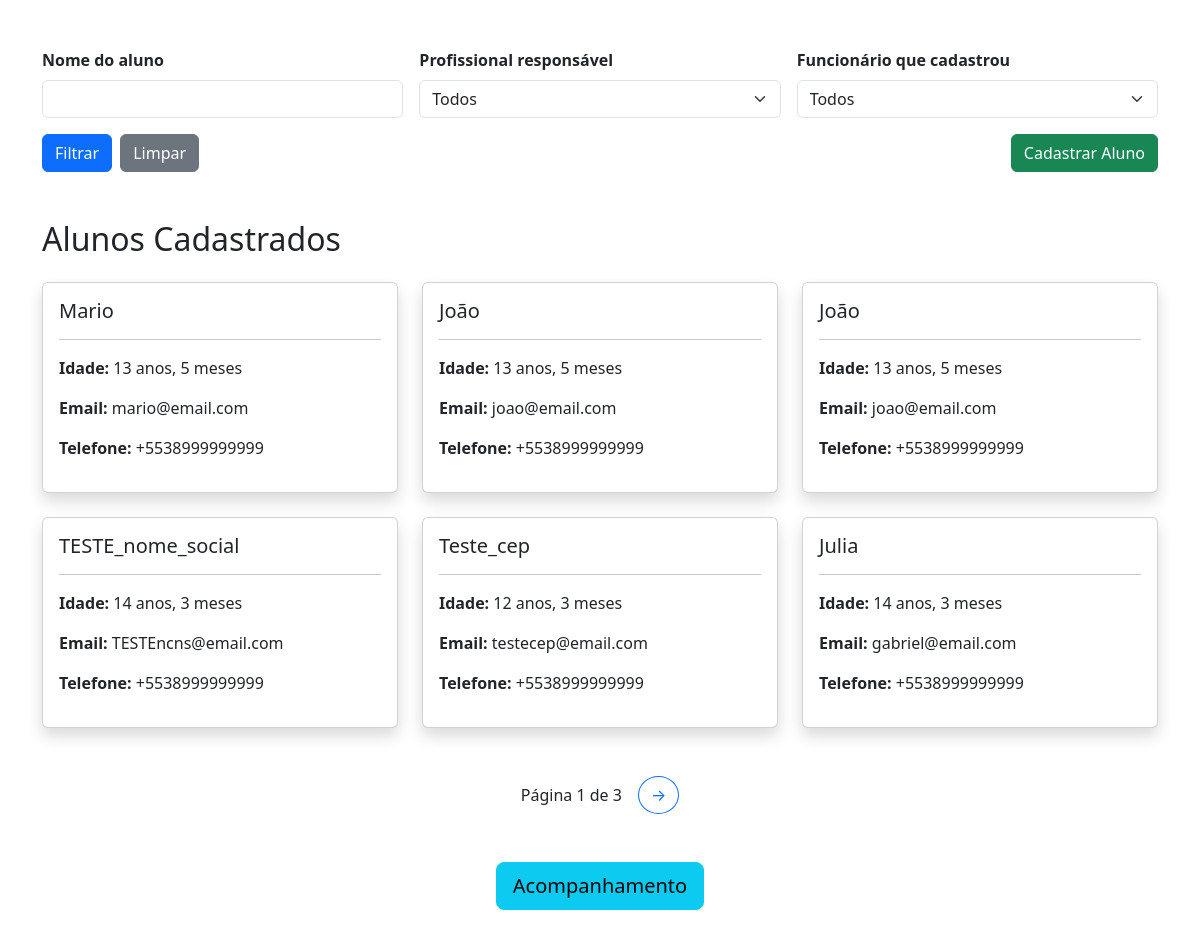
Page /dashboard/ (signed in) on the earlier database version.
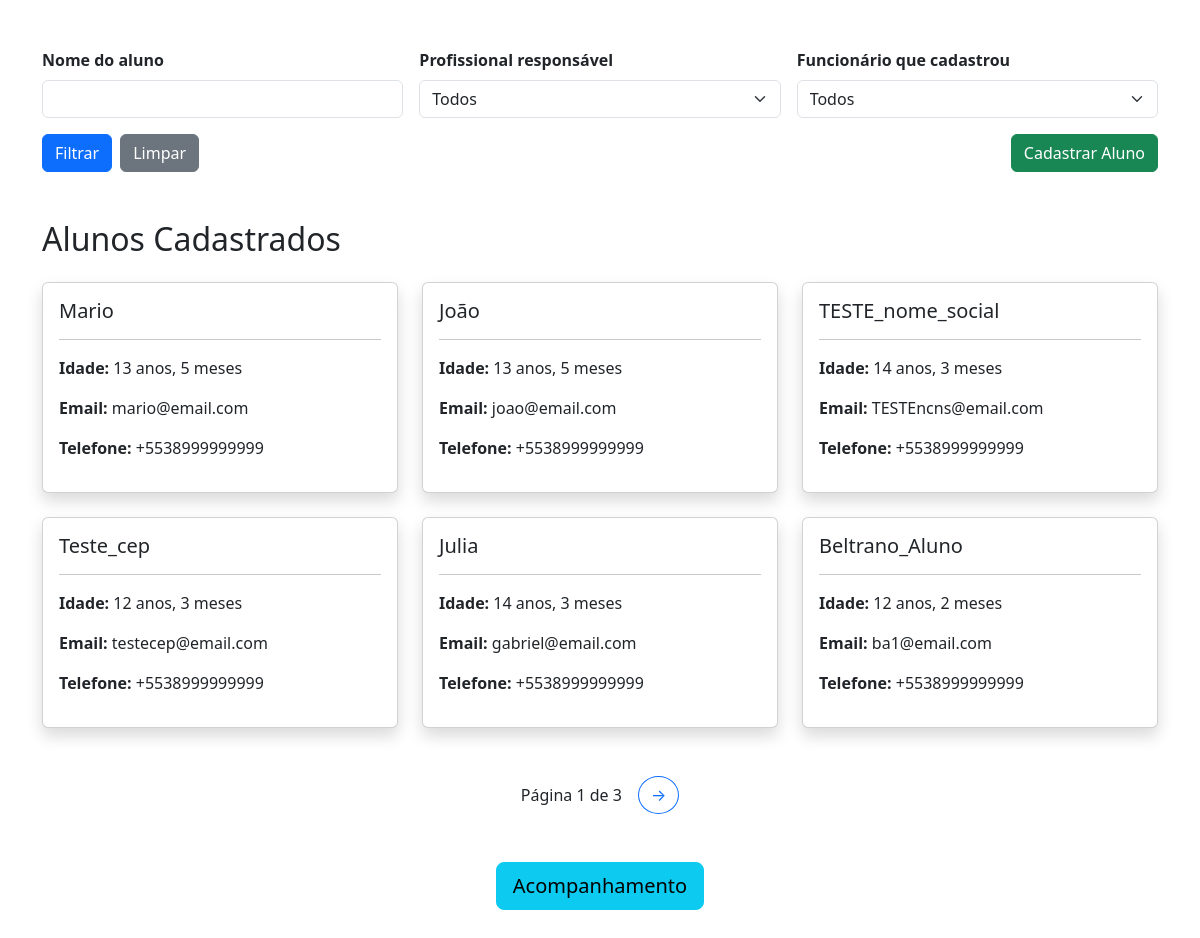
Same page on the later database version.
### dashboard/models.py (models this page shows, shortened)
class Aluno(models.Model):
    nome = models.CharField(max_length=200)
    nome_social = models.CharField(max_length=200, blank=True, null=True)
    email = models.EmailField()
    nome_responsavel = models.CharField(100)
    telefone = models.CharField(100, null=True)
    telefone_responsavel = models.CharField(100)
    data_nascimento = models.DateTimeField()
    profissional_ref = models.ForeignKey(Pessoa, on_delete=models.DO_NOTHING, null=True)
    turno_estuda = models.ForeignKey(TurnoEstuda, on_delete=models.DO_NOTHING, null=True)
    aprendizagem = models.ForeignKey(Aprendizagem, on_delete=models.DO_NOTHING, null=True)
    escolaridade = models.ForeignKey(Escolaridade, on_delete=models.DO_NOTHING, null=True)
    entidade = models.ForeignKey(Entidade, on_delete=models.DO_NOTHING, null=True)
    curso = models.ForeignKey(Curso, on_delete=models.DO_NOTHING, null=True)
    turno_vaga = models.ForeignKey(TurnoVaga, on_delete=models.DO_NOTHING, null=True)
    tipo_formacao = models.ForeignKey(TipoFormacao, on_delete=models.DO_NOTHING, null=True)
    cadastrado_por = models.ForeignKey(Pessoa,on_delete=models.DO_NOTHING,related_name='alunos_cadastrados', null=True)
    cep = models.CharField(max_length=9,null=True)
    rua = models.CharField(max_length=255,null=True)
    numero = models.CharField(max_length=20,null=True)
    bairro = models.CharField(max_length=100,null=True)
    cidade = models.CharField(max_length=100,null=True)
    estado = models.CharField(max_length=2,null=True)

### dashboard/views.py (the view, shortened to what this page needs)
# urls.py: path('', views.dashboard, name='dashboard'),
def dashboard(request):
    pessoa_id = request.session.get('pessoa_id')
    usuario = Pessoa.objects.get(id=pessoa_id)
    eh_professor = usuario.cargo.filter(
        nome='Professor').exists()
    eh_admin = usuario.cargo.filter(
        nome__in=[
        'Coordenador',
        'Diretor de centro de unidade de internação',
        'Diretor de unidade de acolhimento']).exists()
    if eh_professor and not eh_admin:
        lista_alunos = Aluno.objects.filter(
            cadastrado_por=usuario
        ).order_by('-id')
    else:
        lista_alunos = Aluno.objects.all().order_by('-id')
    nome = request.GET.get('nome')
    profissional = request.GET.get('profissional')
    cadastrado_por = request.GET.get('cadastrado_por')
    if nome:
            lista_alunos = lista_alunos.filter(
                nome__icontains=nome
        )
    if profissional:
        lista_alunos = lista_alunos.filter(
        profissional_ref__id=profissional
    )
    if eh_admin and cadastrado_por:
        lista_alunos = lista_alunos.filter(
            cadastrado_por__id=cadastrado_por
        )
    paginator = Paginator(lista_alunos, 6)
    page = request.GET.get('page')
    alunos = paginator.get_page(page)
    pessoas = []
    for pessoa in Pessoa.objects.all():
        cargos = list(
            pessoa.cargo.values_list(
                'nome',
                flat=True
            )
        )
        if cargos == ['Professor']:
            continue
        pessoas.append(pessoa)
    todas_pessoas = Pessoa.objects.all()
    turnos_estuda = TurnoEstuda.objects.all()
    turno_vaga = TurnoVaga.objects.all()
    aprendizagem = Aprendizagem.objects.all()
    escolaridade = Escolaridade.objects.all()
    entidade = Entidade.objects.all()
    curso = Curso.objects.all()
    tipo_formacao = TipoFormacao.objects.all()
    return render(
        request,
        'dashboard/dashboard.html',
        {
            'pessoas': pessoas,
            'alunos': alunos,
            'turnos_estuda': turnos_estuda,
            'turno_vaga': turno_vaga,
            'aprendizagem': aprendizagem,
            'escolaridade': escolaridade,
            'entidade': entidade,
            'curso': curso,
            'tipo_formacao': tipo_formacao,
            'eh_admin': eh_admin,
            'todas_pessoas': todas_pessoas
        }
    )

### dashboard/templates/dashboard/dashboard.html (shortened to what this page needs)
{% extends 'base.html' %}
{% block 'content' %}
<div class="container mt-5">
    <form method="GET" class="row g-3">
        <div class="col-md-4">
            <label class="form-label">
                <strong>Nome do aluno</strong>
            </label>
            <input type="text"
                   name="nome"
                   class="form-control"
                   value="{{ request.GET.nome }}">
        </div>
        <div class="col-md-4">
            <label class="form-label">
               <strong>Profissional responsável</strong>
            </label>
            <select name="profissional"
                    class="form-select">
                <option value="">
                    Todos
                </option>
            </select>
        </div>
        {% if eh_admin %}
        <div class="col-md-4">
            <label class="form-label">
              <strong>Funcionário que cadastrou</strong>
            </label>
            <select name="cadastrado_por"
                    class="form-select">
                <option value="">
                    Todos
                </option>
            </select>
        </div>
        {% endif %}
        <div class="col-12 d-flex justify-content-between align-items-end">
            <div class="d-flex gap-2">
                <button class="btn btn-primary">
                    Filtrar
                </button>
                <a href="{% url 'dashboard' %}"
                class="btn btn-secondary">
                    Limpar
                </a>
            </div>
            <div>
                <button type="button"
                        class="btn btn-success"
                        data-bs-toggle="modal"
                        data-bs-target="#modalAluno">
                    Cadastrar Aluno
                </button>
            </div>
        </div>
    </form>
</div>
<div class="container mt-5">
    <h2 class="mb-4">
        Alunos Cadastrados
    </h2>
    <div class="row">
        {% for aluno in alunos %}
            <div class="col-md-4 mb-4">
                <div class="card shadow h-100"
                     style="cursor:pointer;"
                     data-bs-toggle="modal"
                     data-bs-target="#modalAluno{{ aluno.id }}">
                    <div class="card-body">
                        <h5 class="card-title">
                            {{ aluno.nome_social|default:aluno.nome }}
                        </h5>
                        <hr>
                        <p>
                            <strong>Idade:</strong>
                            {{ aluno.data_nascimento|timesince }}
                        </p>
                        <p>
                            <strong>Email:</strong>
                            {{ aluno.email }}
                        </p>
                        <p>
                            <strong>Telefone:</strong>
                            {{ aluno.telefone }}
                        </p>
                    </div>
                </div>
            </div>
        {% empty %}
            <p>
                Nenhum aluno cadastrado.
            </p>
        {% endfor %}
    </div>
    <div class="d-flex justify-content-center align-items-center gap-3 mt-4 mb-5">
        <span>
            Página {{ alunos.number }} de {{ alunos.paginator.num_pages }}
        </span>
        {% if alunos.has_next %}
            <a href="?page={{ alunos.next_page_number }}"
            class="btn btn-outline-primary rounded-circle">
                →
            </a>
        {% endif %}
    </div>
<div class="d-flex justify-content-center mt-4 mb-5">
    <a href="{% url 'pagina_graficos' %}"
       class="btn btn-info btn-lg">
        Acompanhamento
    </a>
</div>
</div>
{% endblock %}

### templates/base.html (shortened to what this page needs)
{% load static %}
<!doctype html>
<html lang="pt-br">
<head>
    <link
        href="https://cdn.jsdelivr.net/npm/bootstrap@5.3.3/dist/css/bootstrap.min.css"
        rel="stylesheet">
</head>
<body>
    {% block 'content' %}
    {% endblock %}
</body>
</html>

Differences in the rows shown:
removed Aluno: nome_social "João", data_nascimento "13 anos, 5 meses", email "joao@email.com", telefone "+5538999999999"
now on this page (row unchanged): Aluno: nome_social "Beltrano_Aluno", data_nascimento "12 anos, 2 meses", email "ba1@email.com", telefone "+5538999999999"
